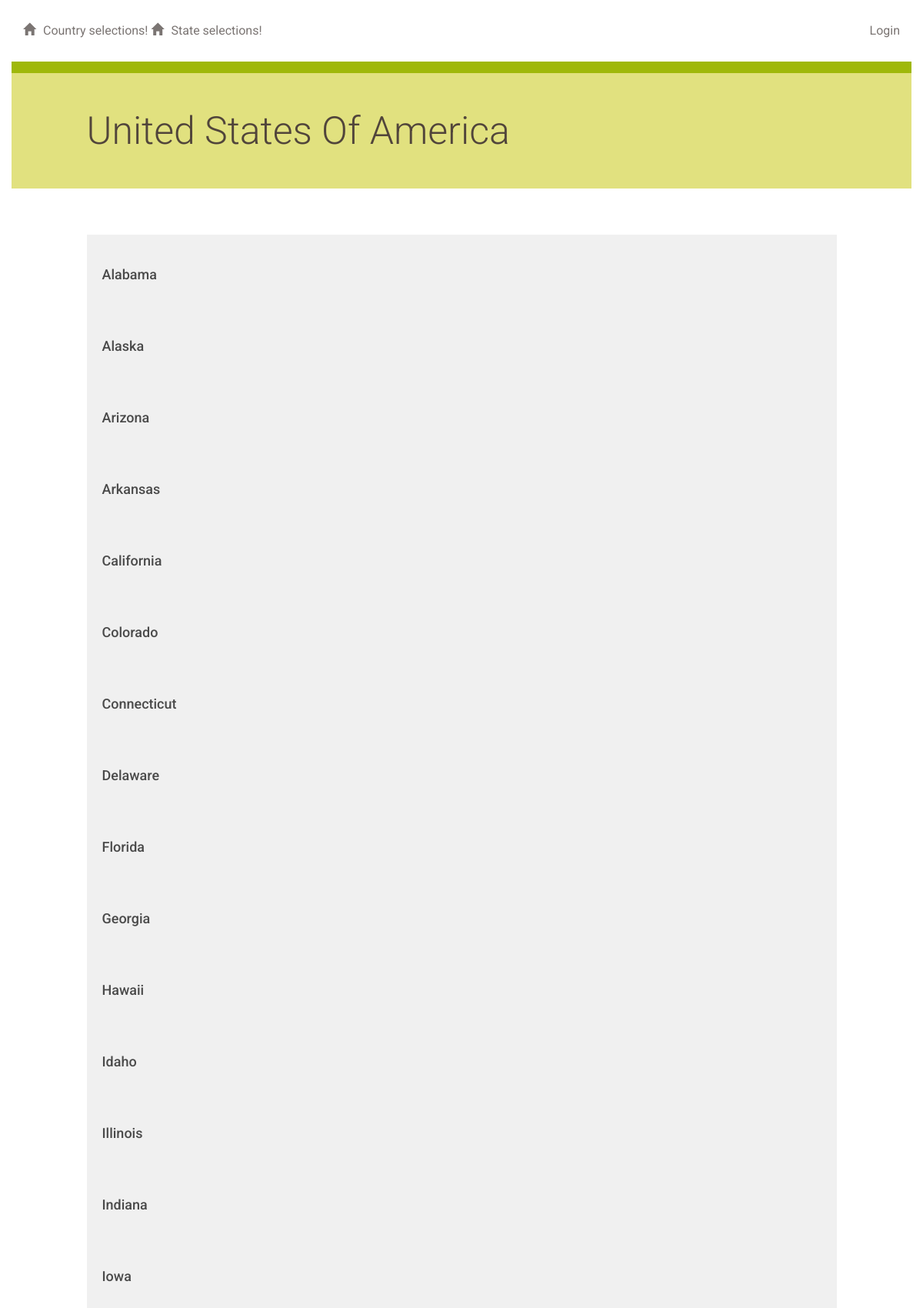
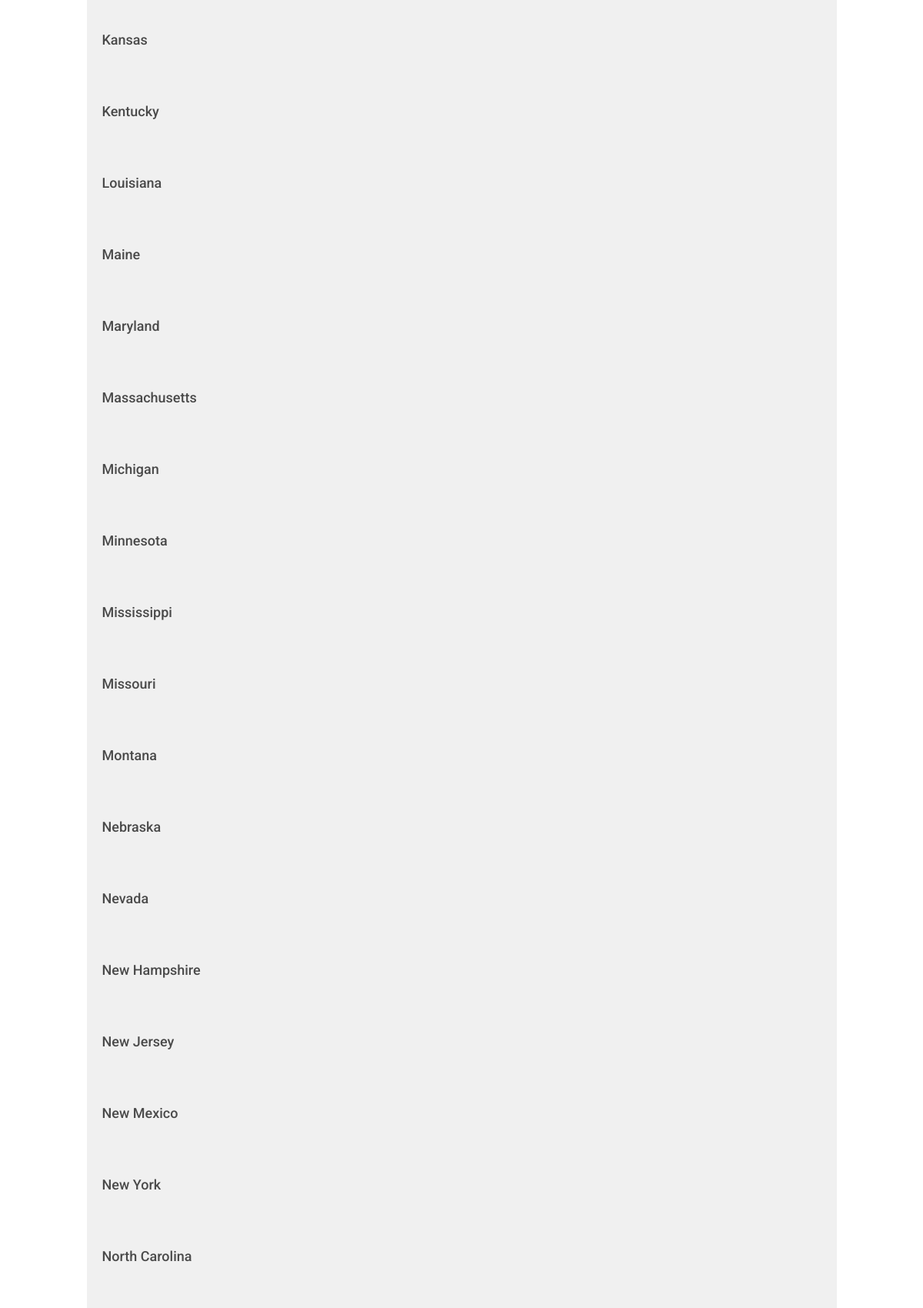
The page /country/1/region/ (upper part) on the database its author committed (2 pictures, top to bottom).
### database_setup.py (models this page shows, shortened)
class Country(Base):
    __tablename__ = 'country'
    id = Column(Integer, primary_key=True)
    name = Column(String(250), nullable=False)

class Region(Base):
    __tablename__ = 'region'
    id = Column(Integer, primary_key=True)
    name = Column(String(80), nullable=False)
    country_id = Column(Integer, ForeignKey('country.id'))
    country = relationship(Country)

### project.py (the view)
@app.route('/country/<int:country_id>/')
@app.route('/country/<int:country_id>/region/')
def showRegion(country_id):
    country = session.query(Country).filter_by(id=country_id).one()
    regions = session.query(Region).filter_by(country_id=country_id).all()
    return render_template('region.html', country=country, regions=regions)

### templates/region.html
{% extends "main.html" %}
{% block content %}
{% include "header.html" %}
	<div class="row divider green">
		<div class="col-md-12"></div>
	</div>
	<div class="row banner menu">
		<div class="col-md-11 col-md-offset-1 padding-none">
			<h1>{{ country.name }}</h1>
		</div>
	</div>
	<div class="row padding-top padding-bottom"></div>
	{% for region in regions %}
		<a href = "{{url_for('showBrewery', country_id=country.id, region_id=region.id)}}">
			<div class="row">
				<div class="col-md-1"></div>
					<div class="col-md-10 list">
						<h3>{{region.name}}</h3>
					</div>
				<div class="col-md-1"></div>
			</div>
		</a>
	{% endfor %}
{% endblock %}

### templates/main.html (shortened to what this page needs)
<!DOCTYPE html>
<html lang="en">
	<head>
		<link rel="stylesheet" href="//netdna.bootstrapcdn.com/bootstrap/3.1.1/css/bootstrap.min.css">
		<link rel="stylesheet" type="text/css" href="{{ url_for('static', filename='styles.css') }}">
	</head>
	<body>
		<div class="container">
			{% block content %}
			{% endblock %}
		</div>
	</body>
</html>

### templates/header.html
<div class="row top-menu">
    <div class="col-md-6">
        <a href="{{url_for('showCountry')}}">
            <span class="glyphicon glyphicon-home" aria-hidden="true"></span>Country selections!
        </a>
        <a href="{{url_for('showRegion', country_id='1')}}">
            <span class="glyphicon glyphicon-home" aria-hidden="true"></span>State selections!
        </a>
    </div>
    <div class="col-md-6 text-right">
            {%if 'username' not in session %}
            <a href="{{url_for('showLogin')}}">Login </a>
            {% else %}
            <a href="{{url_for('disconnect')}}">Logout </a>
            {% endif %}
    </div>
</div>

### static/styles.css (style rules this page uses)
* { font-family: "Helvetica Neue Bold", Roboto, Helvetica, Arial, sans-serif; font-weight: 700; }
h1 { font-family: "Helvetica Neue Light", Roboto, Helvetica, Arial, sans-serif; font-size: 50px; color: #51453B; line-height: 60px; font-weight: 300; }
h3 { font-size: 18px; color: #4A4A4A; line-height: 23px; }
a { font-size: 14px; color: #0093B9; line-height: 17px; }
.padding-top { padding-top: 30px; }
.padding-bottom { padding-bottom: 30px; }
.padding-none { padding: 0; }
.glyphicon { margin-right: 10px; }
.top-menu { padding-top: 30px; padding-bottom: 30px; }
.top-menu a { margin-bottom: 0; line-height: 16px; font-size: 16px; color: #7B7573; font-weight: 400; }
.divider { height: 15px; }
.divider.green { background-color: #9FB80A; }
.banner.menu { height: 150px; background-color: #E1E17F; }
.banner h1 { margin: 45px 0; }
.list { background-color: #F0F0F0; padding: 20px; }

### rows shown on the page
Country: name "United States Of America"
Region: name "Alabama"
Region: name "Alaska"
Region: name "Arizona"
Region: name "Arkansas"
Region: name "California"
Region: name "Colorado"
Region: name "Connecticut"
Region: name "Delaware"
Region: name "Florida"
Region: name "Georgia"
Region: name "Hawaii"
Region: name "Idaho"
Region: name "Illinois"
Region: name "Indiana"
Region: name "Iowa"
Region: name "Kansas"
Region: name "Kentucky"
Region: name "Louisiana"
Region: name "Maine"
Region: name "Maryland"
Region: name "Massachusetts"
Region: name "Michigan"
Region: name "Minnesota"
Region: name "Mississippi"
Region: name "Missouri"
Region: name "Montana"
Region: name "Nebraska"
Region: name "Nevada"
Region: name "New Hampshire"
Region: name "New Jersey"
Region: name "New Mexico"
Region: name "New York"
Region: name "North Carolina"
